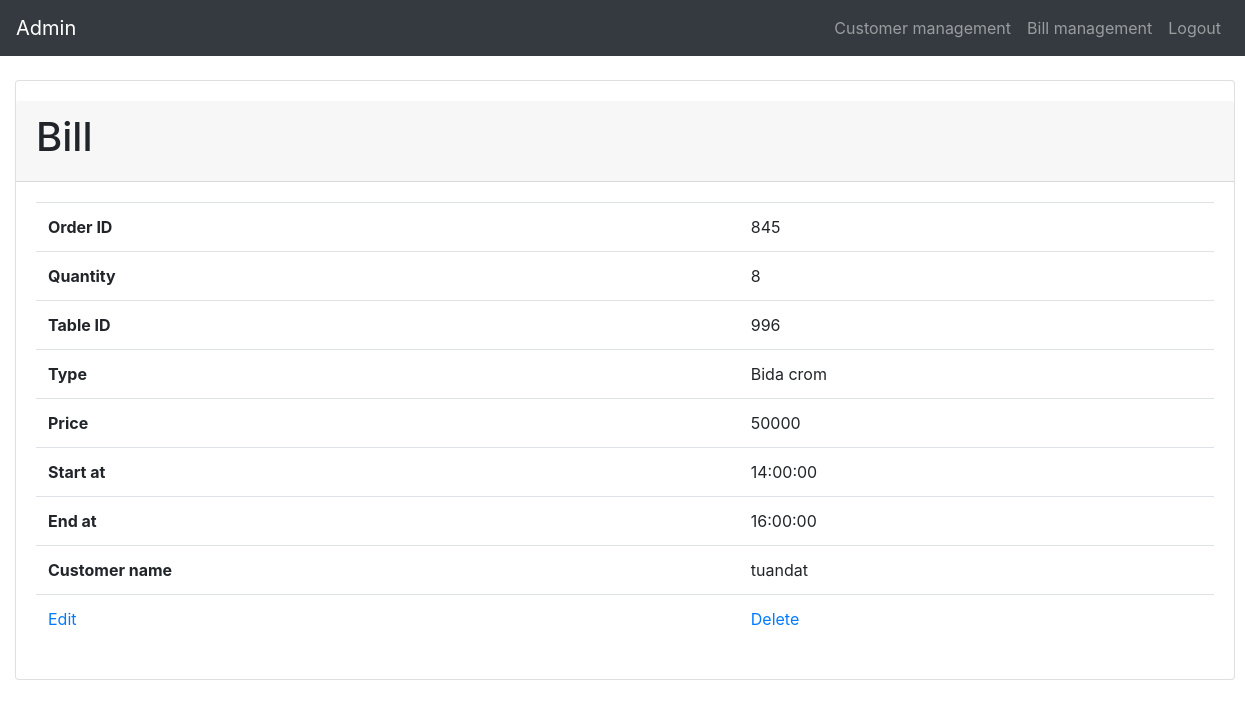
The page /Sourcecode/bill.php on the database as committed earlier.
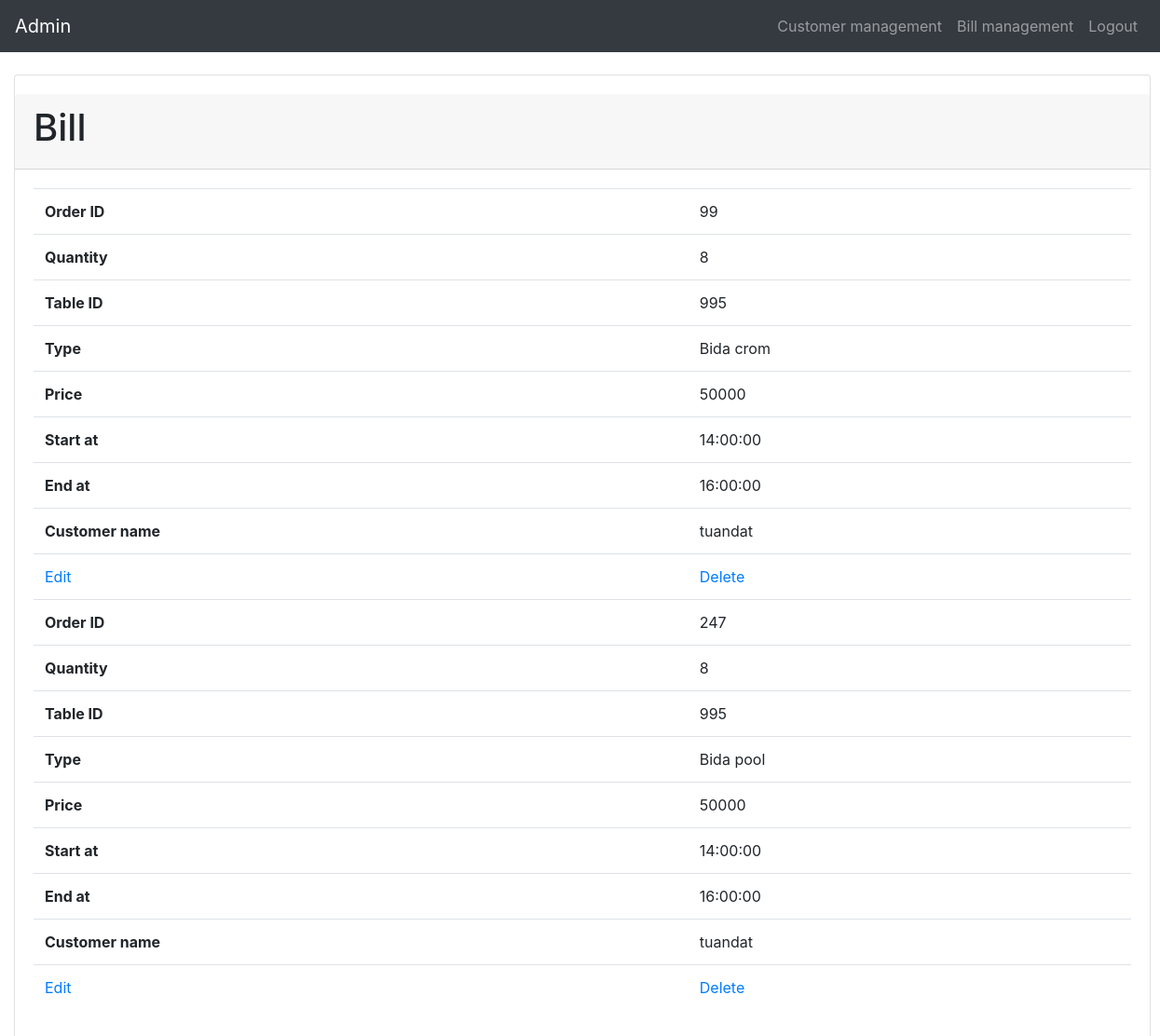
The same page on the database as committed later.
### tables this page shows
CREATE TABLE `bill` (
  `orderID` int(11) NOT NULL,
  `quantity` int(11) NOT NULL,
  `tableID` int(11) NOT NULL,
  `types` varchar(250) NOT NULL,
  `prices` float NOT NULL,
  `timeToStart` time NOT NULL,
  `timeToEnd` time NOT NULL,
  `customerName` varchar(1024) NOT NULL
);

### Sourcecode/bill.php (the view, shortened to what this page needs)
<!DOCTYPE html>
<html lang="en">
<head>
  <link rel="stylesheet" href="https://maxcdn.bootstrapcdn.com/bootstrap/4.5.2/css/bootstrap.min.css">
</head>
<body>
    <nav class="navbar navbar-expand-md bg-dark navbar-dark fixed-top">
        <a class="navbar-brand" href="admin.php">Admin</a>
        <div class="collapse navbar-collapse" id="collapsibleNavbar">
            <ul class="navbar-nav ml-auto">
                <li class="nav-item">
                    <a class="nav-link" href="customer.php">Customer management</a>
                </li>
				<li class="nav-item">
                    <a class="nav-link" href="bill.php">Bill management</a>
                </li>
                <li class="nav-item">
                    <a class="nav-link" href="logout.php">Logout</a>
                </li>
            </ul>
        </div>
    </nav>
    <div class="container-fluid" style="margin-top:80px">
        <div class="card" style="width:1220px;padding-top:20px">
			<div class="card-header">
				<h1>Bill</h1>
			</div>
            <div class="card-body">
				<table class="table">
					<?php
					$host = "localhost";
					$user = "root";
					$pass = "";
					$database = "database";
					$ketnoi = new mysqli($host,$user,$pass,$database);
					mysqli_set_charset($ketnoi,"utf8");
					$truyvan = "SELECT * FROM `bill`";
					$data = mysqli_query($ketnoi,$truyvan);
					while($row = mysqli_fetch_assoc($data)){
					?>
						<tr>
							<th style="margin:auto">Order ID</th>
							<td style="margin:auto"><?php echo "".$row["orderID"]; ?></td>
						</tr>
						<tr>
							<th style="margin:auto">Quantity</th>
							<td style="margin:auto"><?php echo "".$row["quantity"]; ?></td>
						</tr>
						<tr>
							<th style="margin:auto">Table ID</th>
							<td style="margin:auto"><?php echo "".$row["tableID"]; ?></td>
						</tr>
						<tr>
							<th style="margin:auto">Type</th>
							<td style="margin:auto"><?php echo "".$row["types"]; ?></td>
						</tr>
						<tr>
							<th style="margin:auto">Price</th>
							<td style="margin:auto"><?php echo "".$row["prices"]; ?></td>
						</tr>
						<tr>
							<th style="margin:auto">Start at</th>
							<td style="margin:auto"><?php echo "".$row["timeToStart"]; ?></td>
						</tr>
						<tr>
							<th style="margin:auto">End at</th>
							<td style="margin:auto"><?php echo "".$row["timeToEnd"]; ?></td>
						</tr>
						<tr>
							<th style="margin:auto">Customer name</th>
							<td style="margin:auto"><?php echo "".$row["customerName"]; ?></td>
						</tr>
						<tr>
							<td><a href="index_bill1.php?page_layout=ed_bill1&id=<?php echo $row['orderID']?>">Edit</a></td>
							<td><a onclick="return Del_bill('<?php echo $row['orderID']; ?>')" href="index_bill1.php?page_layout=del_bill1&id=<?php echo $row['orderID']?>">Delete</a></td>
						</tr>
					<?php } ?>
				</table>
			</div>
        </div>
    </div>
</body>
</html>

Rows that differ between the two databases and show on the page:
removed bill: orderID "845", quantity "8", tableID "996", types "Bida crom", prices "50000", timeToStart "14:00:00", timeToEnd "16:00:00", customerName "tuandat"
added bill: orderID "99", quantity "8", tableID "995", types "Bida crom", prices "50000", timeToStart "14:00:00", timeToEnd "16:00:00", customerName "tuandat"
added bill: orderID "247", quantity "8", tableID "995", types "Bida pool", prices "50000", timeToStart "14:00:00", timeToEnd "16:00:00", customerName "tuandat"
